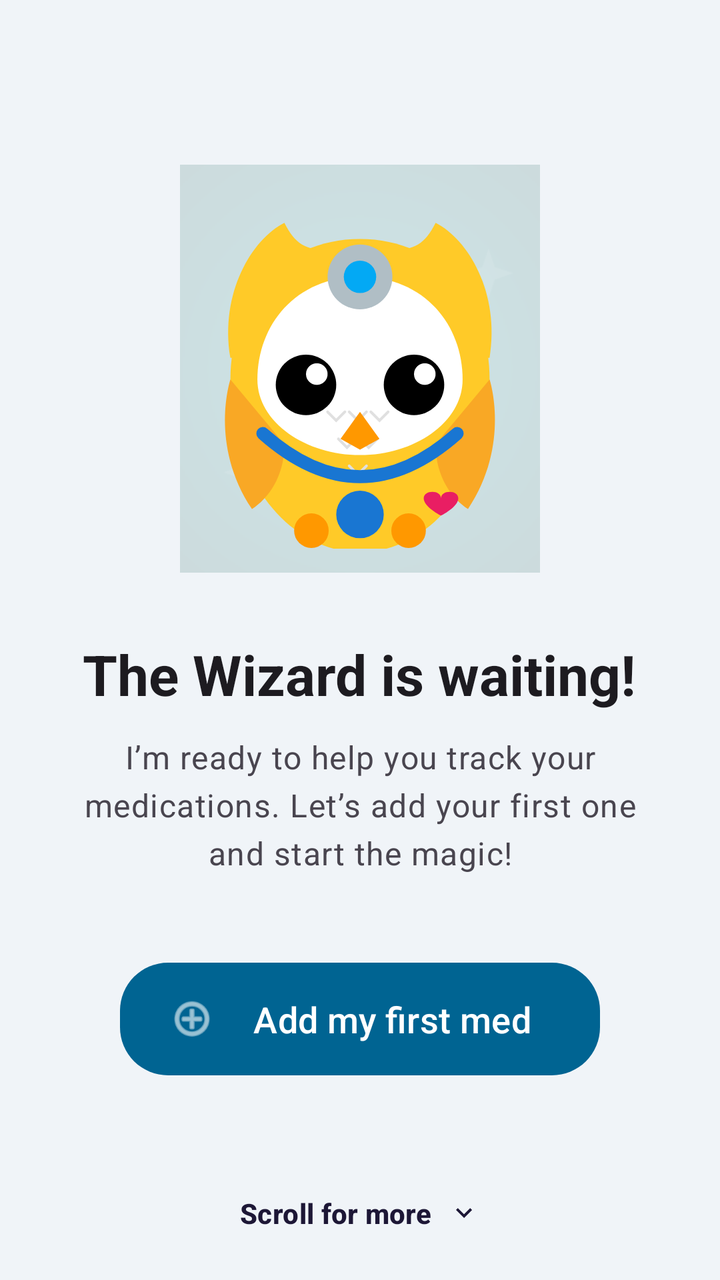
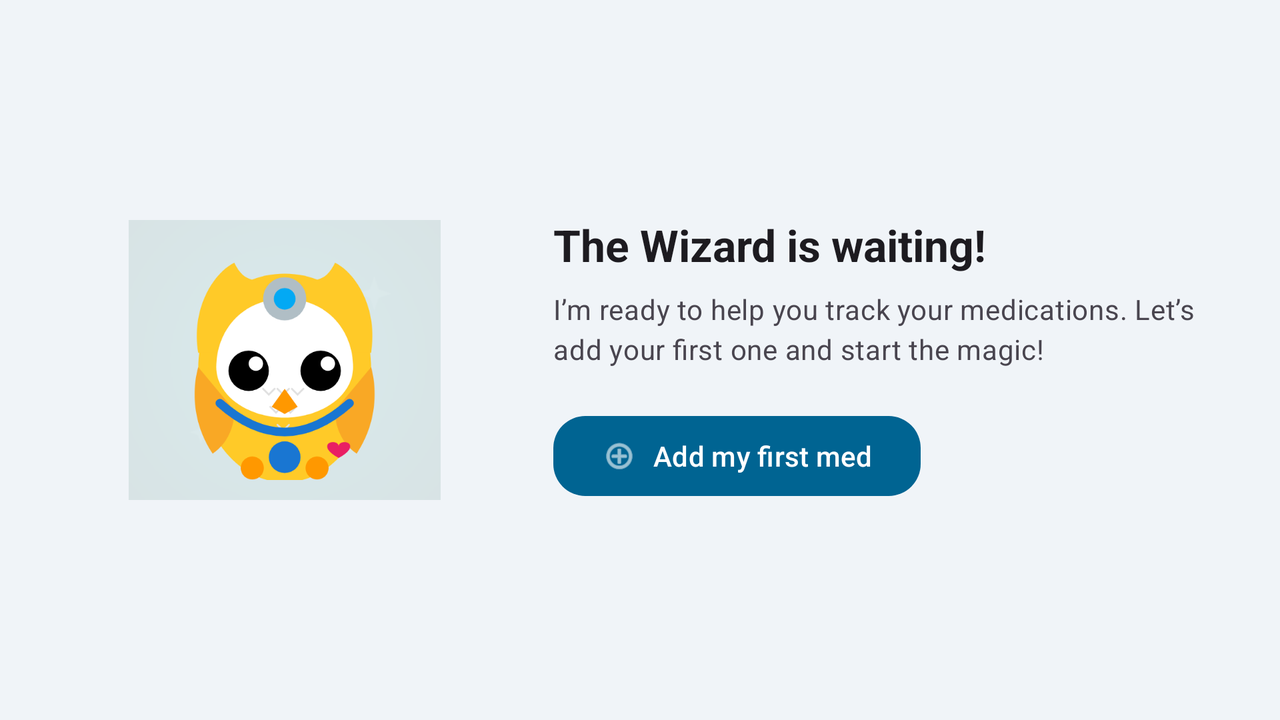

Compare how this app lays out the same screen by default and in its alternative resource folder. The renders come first, then the two layout files and the values they reference.
<!-- AndroidManifest.xml: application theme Theme.MedicationWizard -->
<!-- res/layout/view_empty_state.xml -->
<?xml version="1.0" encoding="utf-8"?>
<androidx.constraintlayout.widget.ConstraintLayout xmlns:android="http://schemas.android.com/apk/res/android"
    xmlns:app="http://schemas.android.com/apk/res-auto"
    xmlns:tools="http://schemas.android.com/tools"
    tools:ignore="InconsistentLayouts"
    android:id="@+id/empty_view"
    android:layout_width="match_parent"
    android:layout_height="match_parent"
    android:background="@android:color/transparent"
    android:visibility="gone"
    tools:visibility="visible">

    <androidx.core.widget.NestedScrollView
        android:id="@+id/empty_scroll_view"
        android:layout_width="match_parent"
        android:layout_height="match_parent"
        android:fillViewport="true">

        <LinearLayout
            android:id="@+id/empty_state_container"
            android:layout_width="match_parent"
            android:layout_height="wrap_content"
            android:gravity="center"
            android:orientation="vertical"
            android:paddingHorizontal="32dp"
            android:paddingTop="32dp"
            android:paddingBottom="48dp">

            
            <androidx.constraintlayout.widget.ConstraintLayout
                android:id="@+id/mascot_container"
                android:layout_width="wrap_content"
                android:layout_height="wrap_content">

                
                <View
                    android:id="@+id/mascot_glow"
                    android:layout_width="140dp"
                    android:layout_height="140dp"
                    android:alpha="0.15"
                    android:background="@drawable/ic_wizard_background"
                    android:importantForAccessibility="no"
                    android:scaleX="1.6"
                    android:scaleY="1.6"
                    app:layout_constraintBottom_toBottomOf="@+id/empty_mascot"
                    app:layout_constraintLeft_toLeftOf="@+id/empty_mascot"
                    app:layout_constraintRight_toRightOf="@+id/empty_mascot"
                    app:layout_constraintTop_toTopOf="@+id/empty_mascot" />

                
                <ImageView
                    android:id="@+id/empty_mascot"
                    android:layout_width="@dimen/empty_state_mascot_size"
                    android:layout_height="@dimen/empty_state_mascot_size"
                    android:contentDescription="@string/app_name"
                    app:layout_constraintBottom_toBottomOf="parent"
                    app:layout_constraintLeft_toLeftOf="parent"
                    app:layout_constraintRight_toRightOf="parent"
                    app:layout_constraintTop_toTopOf="parent"
                    app:srcCompat="@drawable/ic_wizard_high_def" />

                
                <ImageView
                    android:id="@+id/empty_sparkle_1"
                    android:layout_width="24dp"
                    android:layout_height="24dp"
                    android:importantForAccessibility="no"
                    android:src="@drawable/ic_sparkle"
                    app:layout_constraintBottom_toTopOf="@+id/empty_mascot"
                    app:layout_constraintHorizontal_bias="0.2"
                    app:layout_constraintLeft_toLeftOf="@+id/empty_mascot"
                    app:layout_constraintRight_toRightOf="@+id/empty_mascot"
                    app:layout_constraintTop_toTopOf="@+id/empty_mascot"
                    app:tint="?attr/colorPrimary" />

                <ImageView
                    android:id="@+id/empty_sparkle_2"
                    android:layout_width="18dp"
                    android:layout_height="18dp"
                    android:importantForAccessibility="no"
                    android:src="@drawable/ic_sparkle"
                    app:layout_constraintBottom_toBottomOf="@+id/empty_mascot"
                    app:layout_constraintHorizontal_bias="0.85"
                    app:layout_constraintLeft_toLeftOf="@+id/empty_mascot"
                    app:layout_constraintRight_toRightOf="@+id/empty_mascot"
                    app:layout_constraintTop_toBottomOf="@+id/empty_mascot"
                    app:tint="?attr/colorPrimary" />

                <ImageView
                    android:id="@+id/empty_sparkle_3"
                    android:layout_width="20dp"
                    android:layout_height="20dp"
                    android:importantForAccessibility="no"
                    android:src="@drawable/ic_sparkle"
                    app:layout_constraintBottom_toBottomOf="@+id/empty_mascot"
                    app:layout_constraintHorizontal_bias="0.95"
                    app:layout_constraintLeft_toLeftOf="@+id/empty_mascot"
                    app:layout_constraintRight_toRightOf="@+id/empty_mascot"
                    app:layout_constraintTop_toTopOf="@+id/empty_mascot"
                    app:tint="?attr/colorPrimary" />

                <ImageView
                    android:id="@+id/empty_sparkle_4"
                    android:layout_width="16dp"
                    android:layout_height="16dp"
                    android:importantForAccessibility="no"
                    android:src="@drawable/ic_sparkle"
                    app:layout_constraintBottom_toBottomOf="@+id/empty_mascot"
                    app:layout_constraintHorizontal_bias="0.1"
                    app:layout_constraintLeft_toLeftOf="@+id/empty_mascot"
                    app:layout_constraintRight_toRightOf="@+id/empty_mascot"
                    app:layout_constraintTop_toBottomOf="@+id/empty_mascot"
                    app:tint="?attr/colorPrimary" />

            </androidx.constraintlayout.widget.ConstraintLayout>

            <TextView
                android:id="@+id/empty_title"
                android:layout_width="wrap_content"
                android:layout_height="wrap_content"
                android:layout_marginTop="32dp"
                android:gravity="center"
                android:text="@string/empty_meds_title"
                android:textAppearance="?attr/textAppearanceHeadlineMedium"
                android:textColor="?attr/colorOnSurface"
                android:textStyle="bold" />

            <TextView
                android:id="@+id/empty_subtitle"
                android:layout_width="match_parent"
                android:layout_height="wrap_content"
                android:layout_marginTop="12dp"
                android:gravity="center"
                android:lineSpacingExtra="4sp"
                android:text="@string/empty_meds_subtitle"
                android:textAppearance="?attr/textAppearanceBodyLarge"
                android:textColor="?attr/colorOnSurfaceVariant" />

            <com.google.android.material.button.MaterialButton
                android:id="@+id/btn_empty_action"
                style="@style/Widget.Material3.Button"
                android:layout_width="wrap_content"
                android:layout_height="wrap_content"
                android:layout_marginTop="40dp"
                android:minWidth="240dp"
                android:paddingVertical="16dp"
                android:text="@string/empty_meds_action"
                android:textSize="18sp"
                app:cornerRadius="24dp"
                app:icon="@android:drawable/ic_menu_add"
                app:iconSize="24dp" />

        </LinearLayout>
    </androidx.core.widget.NestedScrollView>

    <LinearLayout
        android:id="@+id/empty_scroll_hint"
        android:layout_width="wrap_content"
        android:layout_height="wrap_content"
        android:layout_marginBottom="16dp"
        android:background="@drawable/bg_scroll_hint"
        android:clickable="true"
        android:elevation="8dp"
        android:focusable="true"
        android:gravity="center"
        android:orientation="horizontal"
        android:paddingHorizontal="16dp"
        android:paddingVertical="8dp"
        android:visibility="gone"
        app:layout_constraintBottom_toBottomOf="parent"
        app:layout_constraintEnd_toEndOf="parent"
        app:layout_constraintStart_toStartOf="parent"
        tools:visibility="visible">

        <TextView
            android:layout_width="wrap_content"
            android:layout_height="wrap_content"
            android:text="@string/onboarding_scroll_hint"
            android:textAppearance="?attr/textAppearanceLabelLarge"
            android:textColor="?attr/colorOnTertiaryContainer"
            android:textStyle="bold" />

        <ImageView
            android:layout_width="16dp"
            android:layout_height="16dp"
            android:layout_marginStart="8dp"
            android:src="@drawable/ic_arrow_down"
            android:contentDescription="@null"
            app:tint="?attr/colorOnTertiaryContainer" />
    </LinearLayout>

</androidx.constraintlayout.widget.ConstraintLayout>
<!-- resources referenced by this layout -->
<resources>
  <dimen name="empty_state_mascot_size">180dp</dimen>
  <!-- drawable ic_arrow_down (drawable) -->
  <vector xmlns:android="http://schemas.android.com/apk/res/android"
      android:width="24dp"
      android:height="24dp"
      android:viewportWidth="24"
      android:viewportHeight="24">
      <path
          android:fillColor="@android:color/white"
          android:pathData="M7.41,8.59L12,13.17l4.59,-4.58L18,10l-6,6l-6,-6L7.41,8.59z" />
  </vector>
  <!-- drawable ic_wizard_background (drawable) -->
  <?xml version="1.0" encoding="utf-8"?>
  <vector xmlns:android="http://schemas.android.com/apk/res/android"
      xmlns:aapt="http://schemas.android.com/aapt"
      android:width="108dp"
      android:height="108dp"
      android:viewportWidth="108"
      android:viewportHeight="108">
      <path android:pathData="M0,0h108v108h-108z">
          <aapt:attr name="android:fillColor">
              <gradient
                  android:centerX="54"
                  android:centerY="54"
                  android:gradientRadius="70"
                  android:type="radial">
                  <item android:color="#FF009688" android:offset="0.0" />
                  <item android:color="#FF004D40" android:offset="1.0" />
              </gradient>
          </aapt:attr>
      </path>
      
      <path android:fillColor="#26FFFFFF" android:pathData="M85,25l1.5,4.5l4.5,1.5l-4.5,1.5l-1.5,4.5l-1.5,-4.5l-4.5,-1.5l4.5,-1.5z" />
      <path android:fillColor="#26FFFFFF" android:pathData="M25,75l1,3l3,1l-3,1l-1,3l-1,-3l-3,-1l3,-1z" />
  </vector>
  <string name="app_name">Medication Wizard</string>
  <string name="empty_meds_action">Add my first med</string>
  <string name="empty_meds_subtitle">I’m ready to help you track your medications. Let’s add your first one and start the magic!</string>
  <string name="empty_meds_title">The Wizard is waiting!</string>
  <string name="onboarding_scroll_hint">Scroll for more</string>
  <color name="md_theme_light_primary">#006492</color>
  <color name="md_theme_light_onPrimary">#FFFFFF</color>
  <color name="md_theme_light_primaryContainer">#CAE6FF</color>
  <color name="md_theme_light_onPrimaryContainer">#001E30</color>
  <color name="md_theme_light_secondary">#006874</color>
  <color name="md_theme_light_onSecondary">#FFFFFF</color>
  <color name="md_theme_light_secondaryContainer">#97F0FF</color>
  <color name="md_theme_light_onSecondaryContainer">#001F24</color>
  <color name="md_theme_light_tertiary">#605A7D</color>
  <color name="md_theme_light_onTertiary">#FFFFFF</color>
  <color name="md_theme_light_tertiaryContainer">#E6DEFF</color>
  <color name="md_theme_light_onTertiaryContainer">#1D1736</color>
  <color name="md_theme_light_background">#F0F4F8</color>
  <style name="Widget.MedicationWizard.Card.Elevated" parent="Widget.Material3.CardView.Elevated">
          <item name="cardElevation">6dp</item>
          <item name="cardCornerRadius">24dp</item>
          <item name="cardBackgroundColor">@color/md_theme_light_surface</item>
          
          <item name="strokeWidth">0dp</item>
      </style>
  <color name="md_theme_light_surface">#FFFFFF</color>
  <!-- some entries are left out for length -->
</resources>
<!-- res/layout-land/view_empty_state.xml (the repository's variant of the layout above) -->
<!-- drawn on the phone turned sideways -->
<?xml version="1.0" encoding="utf-8"?>
<androidx.core.widget.NestedScrollView xmlns:android="http://schemas.android.com/apk/res/android"
    xmlns:app="http://schemas.android.com/apk/res-auto"
    xmlns:tools="http://schemas.android.com/tools"
    android:id="@+id/empty_view"
    android:layout_width="match_parent"
    android:layout_height="match_parent"
    android:fillViewport="true"
    android:visibility="gone"
    tools:visibility="visible">

    <LinearLayout
        android:id="@+id/empty_state_container"
        android:layout_width="match_parent"
        android:layout_height="wrap_content"
        android:gravity="center"
        android:orientation="horizontal"
        android:paddingHorizontal="32dp"
        android:paddingVertical="16dp">

        
        <FrameLayout
            android:id="@+id/mascot_container"
            android:layout_width="0dp"
            android:layout_height="140dp"
            android:layout_weight="1"
            android:clipChildren="false"
            android:clipToPadding="false">

            <View
                android:id="@+id/mascot_glow"
                android:layout_width="120dp"
                android:layout_height="120dp"
                android:layout_gravity="center"
                android:alpha="0.1"
                android:background="@drawable/ic_wizard_background"
                android:importantForAccessibility="no"
                android:scaleX="1.3"
                android:scaleY="1.3" />

            <ImageView
                android:id="@+id/empty_mascot"
                android:layout_width="120dp"
                android:layout_height="120dp"
                android:layout_gravity="center"
                android:contentDescription="@string/app_name"
                app:srcCompat="@drawable/ic_wizard_high_def" />

            <ImageView
                android:id="@+id/empty_sparkle_1"
                android:layout_width="16dp"
                android:layout_height="16dp"
                android:layout_gravity="center"
                android:layout_marginEnd="60dp"
                android:layout_marginBottom="50dp"
                android:importantForAccessibility="no"
                android:src="@drawable/ic_sparkle"
                app:tint="?attr/colorPrimary" />

            <ImageView
                android:id="@+id/empty_sparkle_2"
                android:layout_width="12dp"
                android:layout_height="12dp"
                android:layout_gravity="center"
                android:layout_marginStart="70dp"
                android:layout_marginTop="40dp"
                android:importantForAccessibility="no"
                android:src="@drawable/ic_sparkle"
                app:tint="?attr/colorPrimary" />
        </FrameLayout>

        
        <LinearLayout
            android:layout_width="0dp"
            android:layout_height="wrap_content"
            android:layout_marginStart="24dp"
            android:layout_weight="1.5"
            android:gravity="start"
            android:orientation="vertical">

            <TextView
                android:id="@+id/empty_title"
                android:layout_width="wrap_content"
                android:layout_height="wrap_content"
                android:gravity="start"
                android:text="@string/empty_meds_title"
                android:textAppearance="?attr/textAppearanceTitleLarge"
                android:textColor="?attr/colorOnSurface"
                android:textStyle="bold" />

            <TextView
                android:id="@+id/empty_subtitle"
                android:layout_width="match_parent"
                android:layout_height="wrap_content"
                android:layout_marginTop="8dp"
                android:gravity="start"
                android:lineSpacingExtra="2sp"
                android:text="@string/empty_meds_subtitle"
                android:textAppearance="?attr/textAppearanceBodyMedium"
                android:textColor="?attr/colorOnSurfaceVariant" />

            <com.google.android.material.button.MaterialButton
                android:id="@+id/btn_empty_action"
                style="@style/Widget.Material3.Button"
                android:layout_width="wrap_content"
                android:layout_height="wrap_content"
                android:layout_marginTop="20dp"
                android:minWidth="180dp"
                android:paddingVertical="10dp"
                android:text="@string/empty_meds_action"
                app:cornerRadius="16dp"
                app:icon="@android:drawable/ic_menu_add" />

        </LinearLayout>

    </LinearLayout>
</androidx.core.widget.NestedScrollView>
<!-- resources referenced by the variant -->
<!-- as the phone turned sideways resolves them -->
<resources>
  <!-- drawable ic_wizard_background (drawable) -->
  <?xml version="1.0" encoding="utf-8"?>
  <vector xmlns:android="http://schemas.android.com/apk/res/android"
      xmlns:aapt="http://schemas.android.com/aapt"
      android:width="108dp"
      android:height="108dp"
      android:viewportWidth="108"
      android:viewportHeight="108">
      <path android:pathData="M0,0h108v108h-108z">
          <aapt:attr name="android:fillColor">
              <gradient
                  android:centerX="54"
                  android:centerY="54"
                  android:gradientRadius="70"
                  android:type="radial">
                  <item android:color="#FF009688" android:offset="0.0" />
                  <item android:color="#FF004D40" android:offset="1.0" />
              </gradient>
          </aapt:attr>
      </path>
      
      <path android:fillColor="#26FFFFFF" android:pathData="M85,25l1.5,4.5l4.5,1.5l-4.5,1.5l-1.5,4.5l-1.5,-4.5l-4.5,-1.5l4.5,-1.5z" />
      <path android:fillColor="#26FFFFFF" android:pathData="M25,75l1,3l3,1l-3,1l-1,3l-1,-3l-3,-1l3,-1z" />
  </vector>
  <string name="app_name">Medication Wizard</string>
  <string name="empty_meds_action">Add my first med</string>
  <string name="empty_meds_subtitle">I’m ready to help you track your medications. Let’s add your first one and start the magic!</string>
  <string name="empty_meds_title">The Wizard is waiting!</string>
  <color name="md_theme_light_primary">#006492</color>
  <color name="md_theme_light_onPrimary">#FFFFFF</color>
  <color name="md_theme_light_primaryContainer">#CAE6FF</color>
  <color name="md_theme_light_onPrimaryContainer">#001E30</color>
  <color name="md_theme_light_secondary">#006874</color>
  <color name="md_theme_light_onSecondary">#FFFFFF</color>
  <color name="md_theme_light_secondaryContainer">#97F0FF</color>
  <color name="md_theme_light_onSecondaryContainer">#001F24</color>
  <color name="md_theme_light_tertiary">#605A7D</color>
  <color name="md_theme_light_onTertiary">#FFFFFF</color>
  <color name="md_theme_light_tertiaryContainer">#E6DEFF</color>
  <color name="md_theme_light_onTertiaryContainer">#1D1736</color>
  <color name="md_theme_light_background">#F0F4F8</color>
  <style name="Widget.MedicationWizard.Card.Elevated" parent="Widget.Material3.CardView.Elevated">
          <item name="cardElevation">6dp</item>
          <item name="cardCornerRadius">24dp</item>
          <item name="cardBackgroundColor">@color/md_theme_light_surface</item>
          
          <item name="strokeWidth">0dp</item>
      </style>
  <color name="md_theme_light_surface">#FFFFFF</color>
  <!-- some entries are left out for length -->
</resources>
